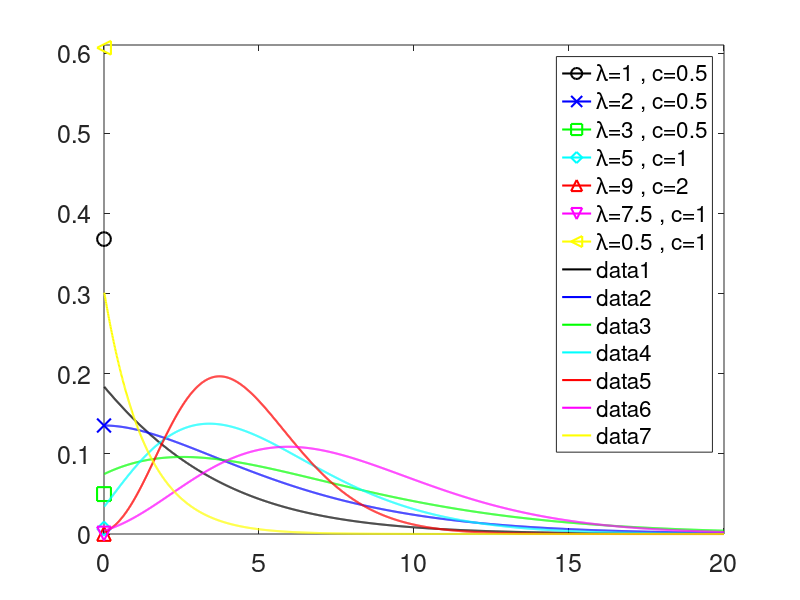
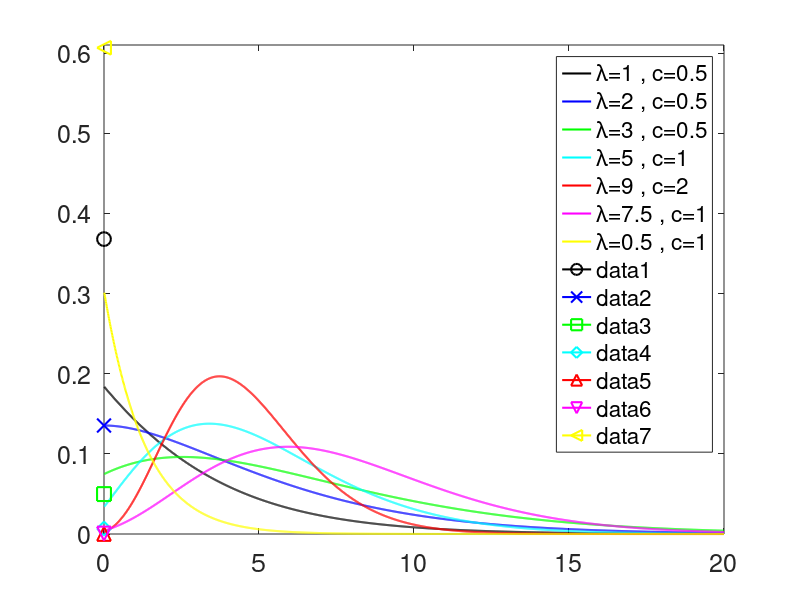
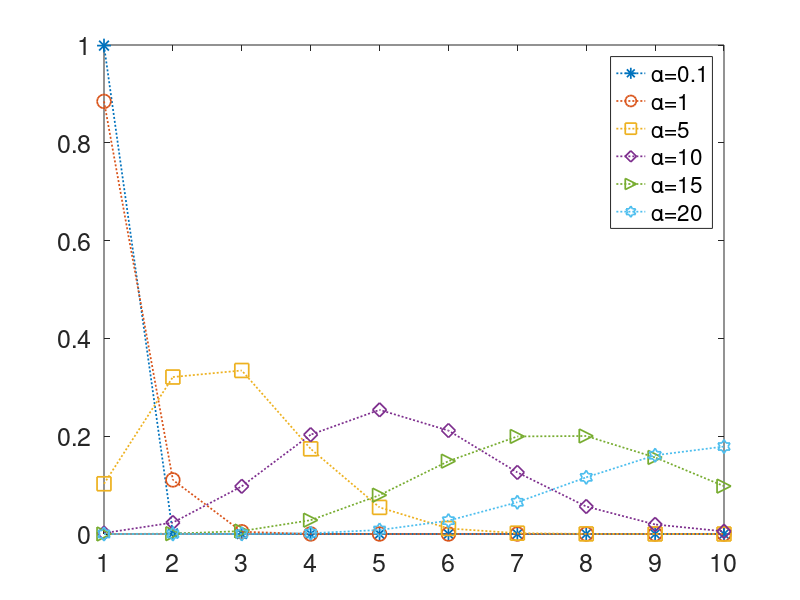

Reproduce these figures in MATLAB, in order.
% Plots of PRG & Bessel distributions with different parameters
% Yulai Cong
% 2016 07 13
clear,clc,close all
LineSettings    =  {':*',':o',':s',':d',':>',':h',':x',':p'}    ;
xlabelsize  =   16  ;   ylabelsize  =   16  ;   gcafontsize     =   18  ;
linewidthsize   =   1.5   ;   Markersize = 10 ;

ColorSet    =   [0 0 0 ; 0 0 1 ; 0 1 0 ; 0 1 1 ; 1 0 0 ; 1 0 1 ; 1 1 0 ; 1 1 1]     ;
ColorSet    =   [ColorSet ; ColorSet(2:end,:) * 0.5]    ;
LineStyleCellSet    =   {'-' , '--' , ':' , '-.' }  ;
MarkerCellSet       =   {'o' , 'x' , 's' , 'd' , '^' , 'v' , '<' , '>' , 'p' , 'h' , '.' , '+' , '*'}   ;


%% PRG distributions: x ~ PRG( lambda , c )
xmax    =   20  ;

x   =   0 : 0.01 : xmax     ;
y   =   x(2:end)    ;

lambdaSet   =       [1.0    2.0     3.0     5.0     9.0     7.5     0.5]        ;   
cSet        =   1./ [2.0    2.0     2.0     1.0     0.5     1.0     1.0]        ;
StrLegend   =   cell(1,length(lambdaSet))  ;

for i = 1:length(lambdaSet)
    
    lambda  =   lambdaSet(i)    ;   c       =   cSet(i)         ;
    tmp     =   ['\lambda=',num2str(lambda),' , c=',num2str(c)]   ;
    StrLegend{i}   =   tmp  ; 
    
    figure(1),hold on,box on,
    plot(0, exp(-lambda) ,['-',MarkerCellSet{i}],'color',ColorSet(i,:),'LineWidth',linewidthsize,'MarkerSize',Markersize),
    
end
legend(StrLegend,'FontSize',ylabelsize),

for i = 1:length(lambdaSet)
    
    lambda  =   lambdaSet(i)    ;   c       =   cSet(i)         ;
    tmp     =   ['\lambda=',num2str(lambda),' , c=',num2str(c)]   ;
    StrLegend{i}   =   tmp  ;
    
    PRGy    =   exp(-lambda - c * y) .* sqrt(lambda*c ./ y) .* besseli(-1 , 2 * sqrt(lambda*c*y))   ;
    
    figure(1),hold on,box on,
    plot(y,PRGy,'color',ColorSet(i,:),'LineWidth',linewidthsize),
  
end
set(gca,'fontsize',gcafontsize)
ylim([0 0.61])

filename    =   'PRGFigure'    ;
saveas(gcf,filename,'pdf')     ;




%% PRG distributions: x ~ PRG( lambda , c )
xmax    =   20  ;

x   =   0 : 0.01 : xmax     ;
y   =   x(2:end)    ;

lambdaSet   =       [1.0    2.0     3.0     5.0     9.0     7.5     0.5]        ;   
cSet        =   1./ [2.0    2.0     2.0     1.0     0.5     1.0     1.0]        ;
StrLegend   =   cell(1,length(lambdaSet))  ;

for i = 1:length(lambdaSet)
    
    lambda  =   lambdaSet(i)    ;   c       =   cSet(i)         ;
    tmp     =   ['\lambda=',num2str(lambda),' , c=',num2str(c)]   ;
    StrLegend{i}   =   tmp  ;
    
    PRGy    =   exp(-lambda - c * y) .* sqrt(lambda*c ./ y) .* besseli(-1 , 2 * sqrt(lambda*c*y))   ;
    
    figure(2),hold on,box on,
    plot(y,PRGy,'color',ColorSet(i,:),'LineWidth',linewidthsize),
  
end
legend(StrLegend,'FontSize',ylabelsize),
for i = 1:length(lambdaSet)
    
    lambda  =   lambdaSet(i)    ;   c       =   cSet(i)         ;
    tmp     =   ['\lambda=',num2str(lambda),' , c=',num2str(c)]   ;
    StrLegend{i}   =   tmp  ; 
    
    figure(2),hold on,box on,
    plot(0, exp(-lambda) ,['-',MarkerCellSet{i}],'color',ColorSet(i,:),'LineWidth',linewidthsize,'MarkerSize',Markersize),
    
end
set(gca,'fontsize',gcafontsize)
ylim([0 0.61])

filename    =   'PRGFigure1'    ;
saveas(gcf,filename,'pdf')     ;




%% bessel distributions : n ~ bessel_{-1} (alpha)
nmax    =   10  ;

n   =   1 : nmax     ;

alphaSet   =       [0.1     1.0    5.0     10.0     15.0    20.0]        ;   
StrLegend   =   cell(1,length(alphaSet))  ;

for i = 1:length(alphaSet)
    
    alpha   =   alphaSet(i)    ; 
    tmp     =   ['\alpha=',num2str(alpha)]   ;
    StrLegend{i}   =   tmp  ;
    
    BESSELn     =   (alpha / 2).^(2*n-1) ./ besseli(-1 , alpha) ./ gamma(n+1) ./ gamma(n)    ;
    
    figure(3);hold on,box on,
    plot(n,BESSELn,LineSettings{i},'LineWidth',linewidthsize/1.2,'MarkerSize',Markersize),
  
end
legend(StrLegend,'FontSize',ylabelsize)
set(gca,'fontsize',gcafontsize),set(gca, 'XTick', 1:1:nmax)
xlim([1 nmax])

filename    =   'BesselFigure'    ;
saveas(gcf,filename,'pdf')     ;



